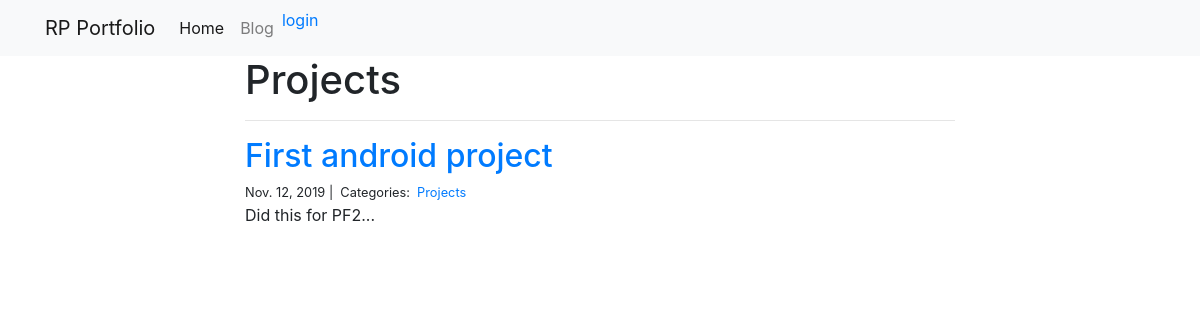
The app's page /blog/Projects/, older data.
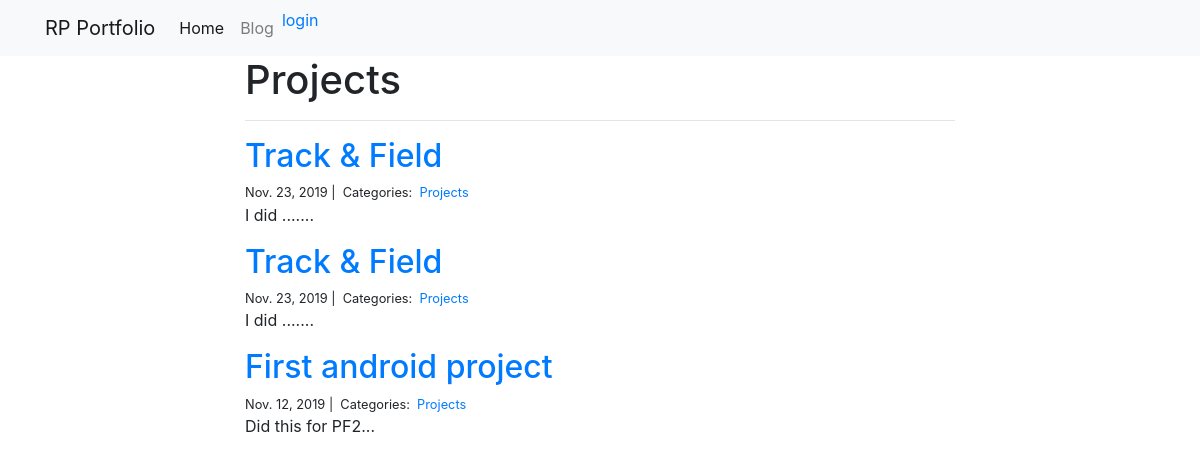
The same page, newer data.
### blog/models.py (models this page shows)
class Category(models.Model):
    name = models.CharField(max_length=20)

class Post(models.Model):
    title = models.CharField(max_length=255)
    body = models.TextField()
    created_on = models.DateTimeField(auto_now_add=True)
    last_modified = models.DateTimeField(auto_now=True)
    categories = models.ManyToManyField("Category", related_name="posts")

### blog/views.py (the view)
# urls.py: path("<category>/", views.blog_category, name="blog_category"),
def blog_category(request, category):
    posts = Post.objects.filter(categories__name__contains=category).order_by(
        "-created_on"
    )
    context = {"category": category, "posts": posts}
    return render(request, "blog_category.html", context)

### blog/templates/blog_category.html (shortened to what this page needs)
{% extends "base.html" %}
{% block page_content %}
<head>
</head>
<div class="col-md-8 offset-md-2">
    <h1>{{ category | title }}</h1>
    <hr>
    {% for post in posts %}
        <h2><a href="{% url 'blog_detail' post.pk%}">{{ post.title }}</a></h2>
        <small>
            {{ post.created_on.date }} |&nbsp;
            Categories:&nbsp;
            {% for category in post.categories.all %}
            <a href="{% url 'blog_category' category.name %}">
                {{ category.name }}
            </a>&nbsp;
            {% endfor %}
        </small>
        <p>{{ post.body | slice:":400" }}...</p>
    {% endfor %}
</div>
{% endblock %}

### personal_portfolio/templates/base.html (shortened to what this page needs)
<link rel="stylesheet" href="https://stackpath.bootstrapcdn.com/bootstrap/4.1.3/css/bootstrap.min.css">
<nav class="navbar navbar-expand-lg navbar-light bg-light">
    <div class="container">
        <a class="navbar-brand" href="{% url 'project_index' %}">RP Portfolio</a>
        <div class="collapse navbar-collapse" id="navbarSupportedContent">
          <ul class="navbar-nav mr-auto">
            <li class="nav-item active">
              <a class="nav-link" href="{% url 'project_index' %}">Home</a>
            </li>
            <li class="nav-item">
              <a class="nav-link" href="{% url 'blog_index' %}">Blog</a>
            </li>
			{% if user.is_authenticated %}
			<li class="nav-item">
              <p><a href="{% url 'logout' %}">logout</a></p>
            </li>
			{% else %}
			<li class="nav-item">
              <p><a href="{% url 'login' %}">login</a></p>
            </li>
			{% endif %}
          </ul>
        </div>
    </div>
</nav>
<div class="container">
{% block page_content %}
{% endblock %}
</div>

Row changes from the older to the newer data that the page shows:
added Post: title "Track & Field", created_on "Nov. 23, 2019", body "I did ....", Category (name "Projects")
added Post: title "Track & Field", created_on "Nov. 23, 2019", body "I did ....", Category (name "Projects")
